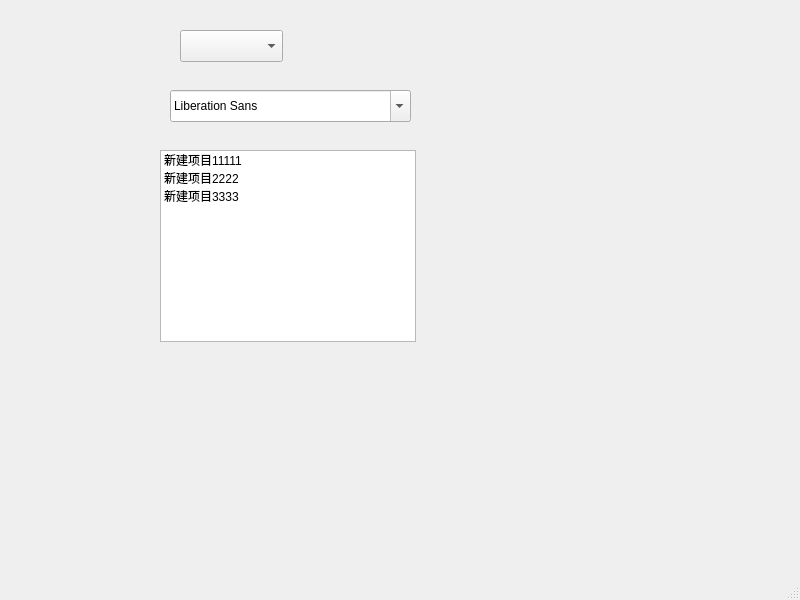
<?xml version="1.0" encoding="UTF-8"?>
<ui version="4.0">
 <class>MainWindow</class>
 <widget class="QMainWindow" name="MainWindow">
  <property name="geometry">
   <rect>
    <x>0</x>
    <y>0</y>
    <width>800</width>
    <height>600</height>
   </rect>
  </property>
  <property name="windowTitle">
   <string>MainWindow</string>
  </property>
  <widget class="QWidget" name="centralwidget">
   <widget class="QComboBox" name="comboBox">
    <property name="geometry">
     <rect>
      <x>180</x>
      <y>30</y>
      <width>103</width>
      <height>32</height>
     </rect>
    </property>
   </widget>
   <widget class="QFontComboBox" name="fontComboBox">
    <property name="geometry">
     <rect>
      <x>170</x>
      <y>90</y>
      <width>241</width>
      <height>32</height>
     </rect>
    </property>
   </widget>
   <widget class="QListWidget" name="listWidget">
    <property name="geometry">
     <rect>
      <x>160</x>
      <y>150</y>
      <width>256</width>
      <height>192</height>
     </rect>
    </property>
    <item>
     <property name="text">
      <string>新建项目11111</string>
     </property>
    </item>
    <item>
     <property name="text">
      <string>新建项目2222</string>
     </property>
    </item>
    <item>
     <property name="text">
      <string>新建项目3333</string>
     </property>
    </item>
   </widget>
  </widget>
  <widget class="QMenuBar" name="menubar">
   <property name="geometry">
    <rect>
     <x>0</x>
     <y>0</y>
     <width>800</width>
     <height>24</height>
    </rect>
   </property>
  </widget>
  <widget class="QStatusBar" name="statusbar"/>
 </widget>
 <resources/>
 <connections/>
</ui>
